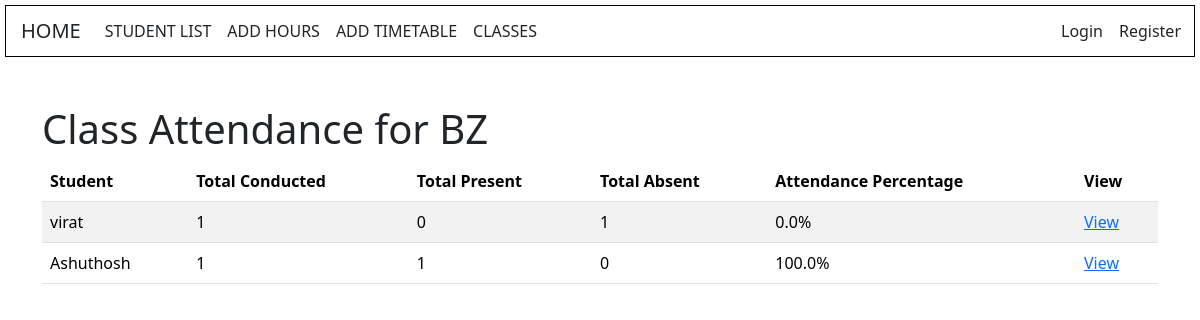
Screenshot of /students/classes/1/attendance/ with the database file from the repository.
### students/models.py (models this page shows, shortened)
class Class(models.Model):
    name = models.CharField(max_length=100)

class Student(models.Model):
    name = models.CharField(max_length=100)
    roll_number = models.CharField(max_length=10, unique=True)
    student_class = models.ForeignKey(Class, on_delete=models.CASCADE)
    email = models.EmailField()
    phone = models.CharField(max_length=10)

### students/views.py (the view)
# urls.py: path('classes/<int:class_id>/attendance/', views.class_attendance, name='class_attendance'),
def class_attendance(request, class_id):
    student_class = get_object_or_404(Class, id=class_id)
    students = Student.objects.filter(student_class=student_class)
    attendance_data = []
    for student in students:
        attendances = Attendance.objects.filter(student=student)
        total_conducted = attendances.count()
        total_present = attendances.filter(status='Present').count()
        total_absent = attendances.filter(status='Absent').count()
        attendance_percentage = (total_present / total_conducted) * 100 if total_conducted > 0 else 0
        attendance_data.append({
            'student': student,
            'total_conducted': total_conducted,
            'total_present': total_present,
            'total_absent': total_absent,
            'attendance_percentage': attendance_percentage,
        })
    return render(request, 'students/class_attendance.html', {
        'student_class': student_class,
        'attendance_data': attendance_data,
    })

### students/templates/students/class_attendance.html (shortened to what this page needs)
<!DOCTYPE html>
<html lang="en">
<head>
    <link href="https://cdn.jsdelivr.net/npm/bootstrap@5.3.2/dist/css/bootstrap.min.css" rel="stylesheet">
</head>
<body>
    {% include 'students/navbar.html' %}
    <div class="container mt-5">
        <h1>Class Attendance for {{ student_class.name }}</h1>
        <div class="table-responsive">
            <table class="table table-striped">
                <thead>
                    <tr>
                        <th>Student</th>
                        <th>Total Conducted</th>
                        <th>Total Present</th>
                        <th>Total Absent</th>
                        <th>Attendance Percentage</th>
                        <th>View</th>
                    </tr>
                </thead>
                <tbody>
                    {% for data in attendance_data %}
                    <tr>
                        <td>{{ data.student.name }}</td>
                        <td>{{ data.total_conducted }}</td>
                        <td>{{ data.total_present }}</td>
                        <td>{{ data.total_absent }}</td>
                        <td>{{ data.attendance_percentage }}%</td>
                        <td><a href="{% url 'attendance_view' data.student.id %}">View</a></td>
                    </tr>
                    {% endfor %}
                </tbody>
            </table>
        </div>
    </div>
</body>
</html>

### students/templates/students/class_attendance.html (style rules this page uses)
body { background-color: #f8f9fa; padding-top: 0px; }
.container { max-width: 800px; }
h1 { margin-bottom: 2rem; color: #343a40; }
table { background-color: #ffffff; border-radius: 8px; }
th, td { vertical-align: middle; }
th { background-color: #6c757d; color: #ffffff; }
.table-striped tbody tr:nth-of-type(odd) { background-color: rgba(0,0,0,.05); }

### students/templates/students/navbar.html (style rules this page uses)
body { background:url('https://img.freepik.com/free-vector/beautiful-decorative-soft-colorful-watercolor-texture-background_1055-14290.jpg') no-repeat center center fixed; background-size: cover; }

### rows the page displays
Class: name "BZ"
Student: student.name "virat", total_conducted "1", total_present "0", total_absent "1", attendance_percentage "0.0"
Student: student.name "Ashuthosh", total_conducted "1", total_present "1", total_absent "0", attendance_percentage "100.0"
